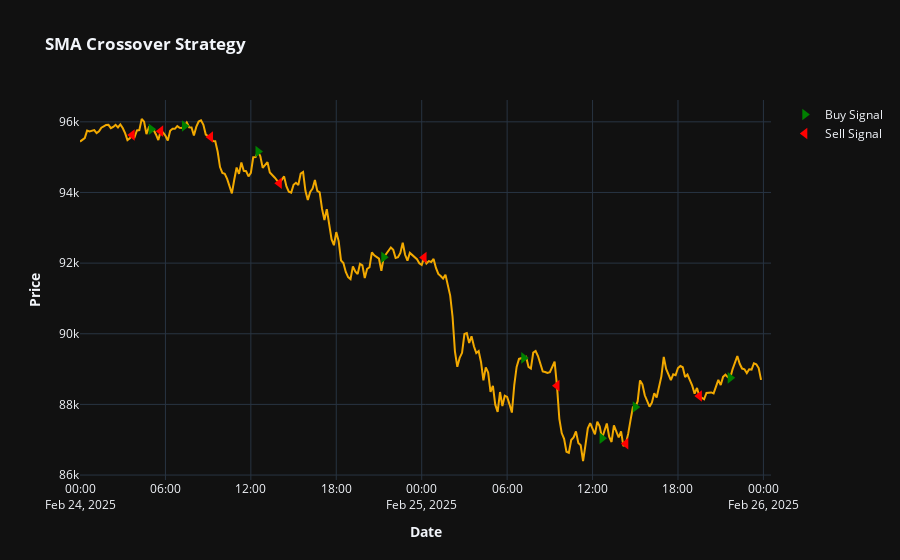
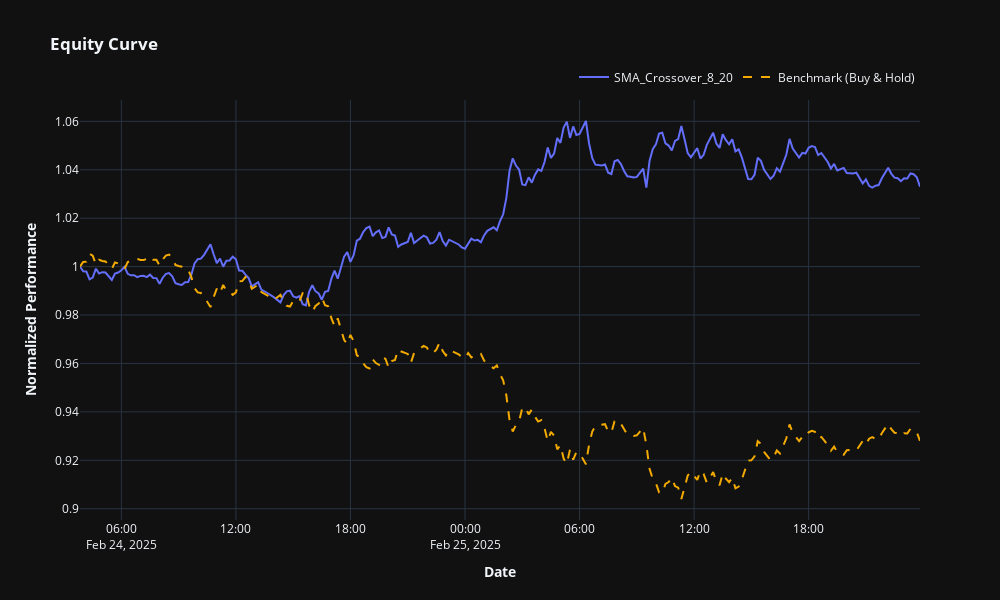

Notebook source saved alongside these figures, in order:
### Markdown cell above
# Backtetsing Library Strategies Example

### Code cell
# Load market data
df = backtest_data
market_data = MarketData(df=df)

# Create a strategy
sma_strategy = CrossoverStrategies.sma_crossover(
    market_data=market_data,
    position_size=1,
    short_window=8,
    long_window=20,
    strategy_name="SMA_Crossover"
)

# Generate trades
sma_trades = TradeGenerator.generate_trade_dataframe(
    strategy_signals=sma_strategy
)

# Calculate performance metrics
sma_metrics = PerformanceCalculator.calculate_performance_metrics(
    trades_data=sma_trades,
    market_data = sma_strategy
)

# Display key metrics
print("\nKey metrics for SMA strategy:")
sma_key_metrics = PerformanceCalculator.get_key_metrics(sma_metrics, metrics_list=['Return [%]', 'Sortino Ratio', 'Max. Drawdown [%]'])
for key, value in sma_key_metrics.items():
    print(f"  {key}: {value}")

# Visualize SMA trades
sma_fig = TradingVisualizer.plot_trading_signals(
    strategy_signals=sma_strategy,
    title=f"SMA Crossover Strategy",
)
sma_fig.show()

# Plot equity curve
sma_equity_curve = PerformanceCalculator.get_equity_curves(sma_strategy, sma_trades)
equity_fig = TradingVisualizer.plot_equity_curves(
    equity_curves=[
        sma_equity_curve,
    ],
    title="Equity Curve",
    dark_mode=True,
    width=1000,
    height=600,
)
equity_fig.show()

### Figure 1 — Plotly figure (JSON) as saved in the notebook; plotly's stock layout.template omitted (floating-point values rounded to 4 significant figures; data arrays with more than 128 entries replaced by an {"elided": "..."} marker saying what was removed)
{"data": [{"line": {"color": "#F2A900", "width": 2}, "mode": "lines", "name": "Price", "showlegend": false, "type": "scatter", "x": {"elided": "276 str values"}, "y": {"elided": "276 float values"}}, {"marker": {"color": "green", "size": 10, "symbol": "triangle-right"}, "mode": "markers", "name": "Buy Signal", "type": "scatter", "x": ["2025-02-24T05:00:00", "2025-02-24T07:20:00", "2025-02-24T12:30:00", "2025-02-24T21:20:00", "2025-02-25T07:10:00", "2025-02-25T12:40:00", "2025-02-25T15:00:00", "2025-02-25T21:40:00"], "y": [95790.0, 95880.0, 95160.0, 92160.0, 89320.0, 87040.0, 87930.0, 88750.0]}, {"marker": {"color": "red", "size": 10, "symbol": "triangle-left"}, "mode": "markers", "name": "Sell Signal", "type": "scatter", "x": ["2025-02-24T03:40:00", "2025-02-24T05:40:00", "2025-02-24T09:10:00", "2025-02-24T14:00:00", "2025-02-25T00:10:00", "2025-02-25T09:30:00", "2025-02-25T14:20:00", "2025-02-25T19:30:00"], "y": [95630.0, 95740.0, 95570.0, 94260.0, 92160.0, 88530.0, 86890.0, 88240.0]}], "layout": {"hoverlabel": {"bgcolor": "white", "bordercolor": "darkgray", "font": {"color": "black", "family": "Arial", "size": 14}}, "title": {"text": "<b>SMA Crossover Strategy<b>"}, "xaxis": {"title": {"text": "<b>Date<b>"}}, "yaxis": {"title": {"text": "<b>Price<b>"}, "type": "linear"}}}

### Figure 2 — Plotly figure (JSON) as saved in the notebook; plotly's stock layout.template omitted (floating-point values rounded to 4 significant figures; data arrays with more than 128 entries replaced by an {"elided": "..."} marker saying what was removed)
{"data": [{"hovertemplate": "%{x}<br>SMA_Crossover_8_20: %{y:.2%}<extra></extra>", "mode": "lines", "name": "SMA_Crossover_8_20", "type": "scatter", "x": {"elided": "255 str values"}, "y": {"elided": "255 float values"}}, {"hovertemplate": "%{x}<br>Benchmark: %{y:.2%}<extra></extra>", "line": {"color": "#F2A900", "dash": "dash"}, "mode": "lines", "name": "Benchmark (Buy & Hold)", "type": "scatter", "x": {"elided": "255 str values"}, "y": {"elided": "255 float values"}}], "layout": {"height": 600, "hovermode": "x unified", "legend": {"orientation": "h", "x": 1, "xanchor": "right", "y": 1.02, "yanchor": "bottom"}, "title": {"text": "<b>Equity Curve<b>"}, "width": 1000, "xaxis": {"title": {"text": "<b>Date<b>"}}, "yaxis": {"title": {"text": "<b>Normalized Performance</b>"}}}}
